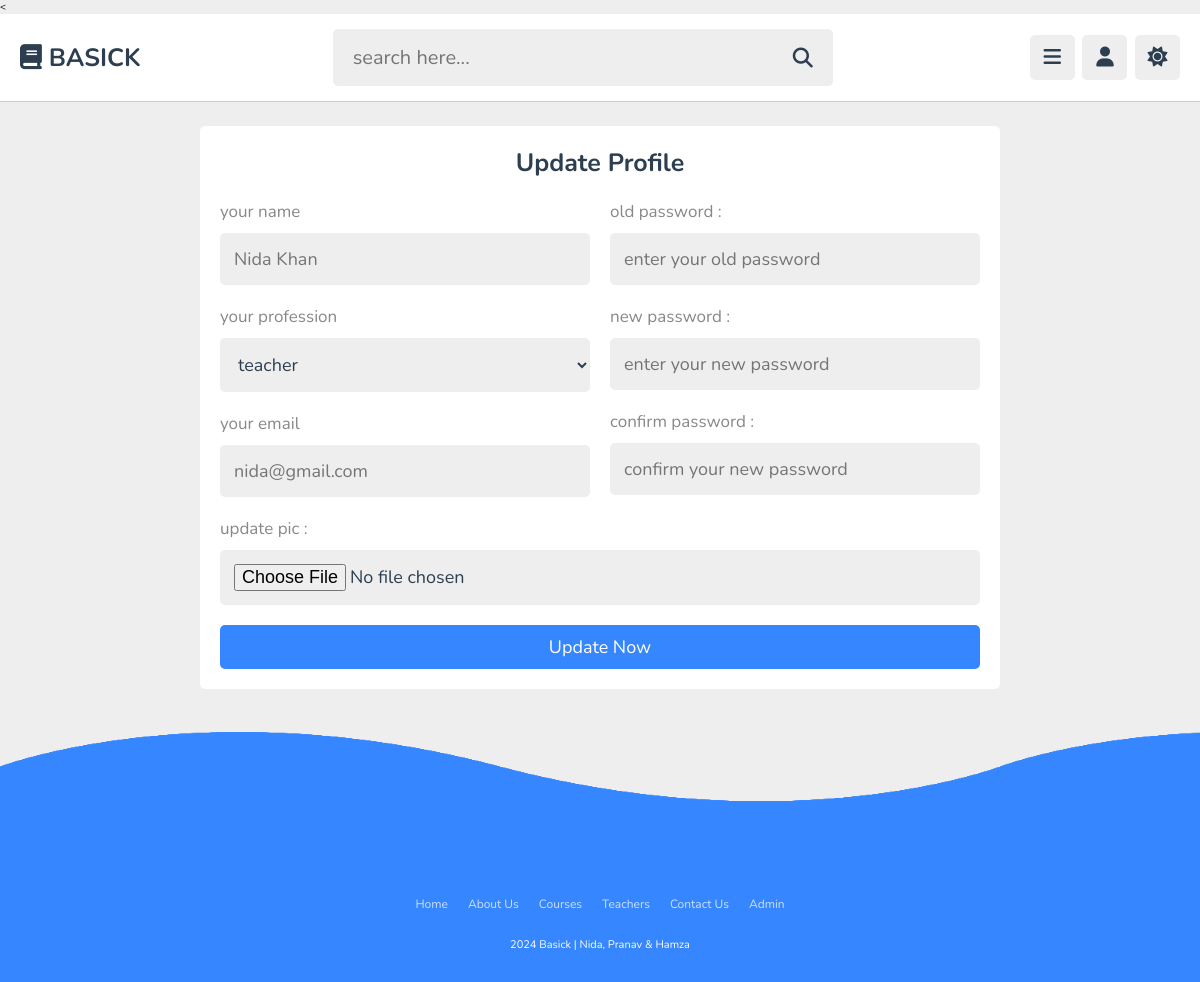
The app's page /admin/update.php (signed in) with its own data.
### tables this page shows
CREATE TABLE `tutors` (
  `id` varchar(20) NOT NULL,
  `name` varchar(50) NOT NULL,
  `profession` varchar(50) NOT NULL,
  `email` varchar(50) NOT NULL,
  `password` varchar(50) NOT NULL,
  `image` varchar(100) NOT NULL
);

### admin/update.php (the view, shortened to what this page needs)
<?php
   include '../components/connect.php';
?>
<!DOCTYPE html>
<html lang="en">
<head>
   <link rel="stylesheet" href="https://cdnjs.cloudflare.com/ajax/libs/font-awesome/6.2.0/css/all.min.css">
   <link rel="stylesheet" href="../css/admin_style.css">
   <<link rel="stylesheet" href="../css/style_footer.css">
</head>
<body>
<?php include '../components/admin_header.php'; ?>
<section class="form-container" style="min-height: calc(100vh - 19rem);">
   <form class="register" action="" method="post" enctype="multipart/form-data">
      <h3>update profile</h3>
      <div class="flex">
         <div class="col">
            <p>your name </p>
            <input type="text" name="name" placeholder="<?= $fetch_profile['name']; ?>" maxlength="50"  class="box">
            <p>your profession </p>
            <select name="profession" class="box">
               <option value="" selected><?= $fetch_profile['profession']; ?></option>
            </select>
            <p>your email </p>
            <input type="email" name="email" placeholder="<?= $fetch_profile['email']; ?>" maxlength="20"  class="box">
         </div>
         <div class="col">
            <p>old password :</p>
            <input type="password" name="old_pass" placeholder="enter your old password" maxlength="20"  class="box">
            <p>new password :</p>
            <input type="password" name="new_pass" placeholder="enter your new password" maxlength="20"  class="box">
            <p>confirm password :</p>
            <input type="password" name="cpass" placeholder="confirm your new password" maxlength="20"  class="box">
         </div>
      </div>
      <p>update pic :</p>
      <input type="file" name="image" accept="image/*"  class="box">
      <input type="submit" name="submit" value="update now" class="btn">
   </form>
</section>
<?php include '../components/footer.php'; ?>
</body>
</html>

### css/admin_style.css (style rules this page uses)
:root { --main-color:#3586ff; --red:#e74c3c; --oragen:#f39c12; --white:#fff; --black:#2c3e50; --light-color:#888; --light-bg:#eee; --border:.1rem solid rgba(0,0,0,.2); }
* { font-family: 'Nunito', sans-serif; margin: 0; padding: 0; box-sizing: border-box; outline: none; border: none; text-decoration: none; }
html { font-size: 62.5%; overflow-x: hidden; }
body { background-color: var(--light-bg); padding-left: 30rem; }
section { padding:2rem; max-width: 1200px; margin: 0 auto; }
.btn, .option-btn, .delete-btn, .inline-btn, .inline-option-btn, .inline-delete-btn { border-radius: .5rem; padding: 1rem 3rem; font-size: 1.8rem; color: #fff; margin-top: 1rem; text-transform: capitalize; cursor: pointer; text-align: center; }
.btn, .option-btn, .delete-btn { display: block; width: 100%; }
.btn, .inline-btn { background-color: var(--main-color); }
.form-container { display: flex; align-items: center; justify-content: center; min-height: 100vh; }
.form-container form { background-color: var(--white); border-radius: .5rem; padding: 2rem; }
.form-container .register { width: 80rem; }
.form-container form h3 { text-align: center; font-size: 2.5rem; margin-bottom: 1rem; color: var(--black); text-transform: capitalize; }
.form-container form p { padding-top: 1rem; font-size: 1.7rem; color: var(--light-color); }
.form-container form .box { width: 100%; border-radius: .5rem; margin: 1rem 0; font-size: 1.8rem; color: var(--black); padding: 1.4rem; background-color: var(--light-bg); }
.form-container .flex { display: flex; gap: 2rem; }
.form-container .flex .col { flex: 1 1 25rem; }
@media (max-width:1200px) { body { padding-left: 0; } }

### css/style_footer.css (style rules this page uses)
* { margin: 0; padding: 0; box-sizing: border-box; font-family: 'Nunito', sans-serif; }

### records on screen
tutors: name "Nida Khan", profession "teacher", email "nida@gmail.com"
